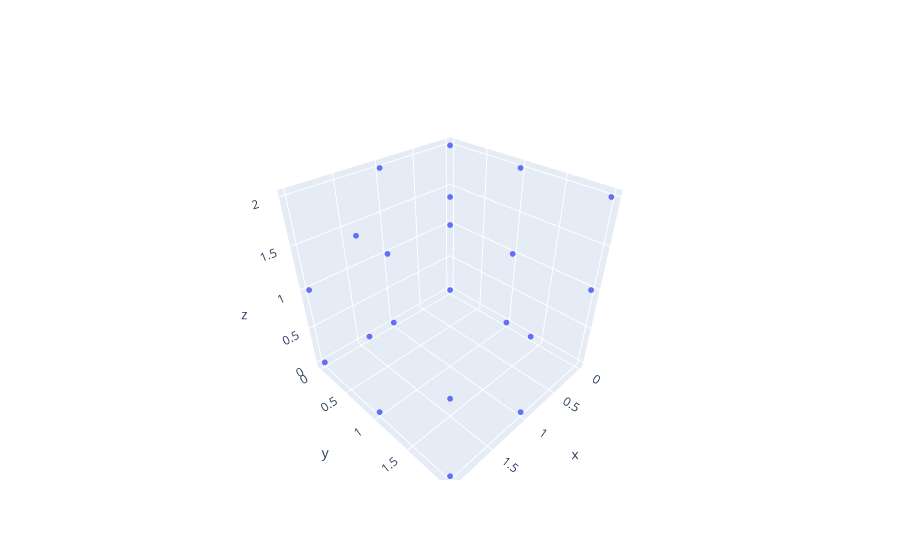

The code cell stored with this chart in its notebook:
### Code cell
import mpl_toolkits.mplot3d
import numpy as np
import matplotlib.pyplot as plt
import plotly.graph_objects as go
from IPython.core.display import HTML, Math, Latex, Markdown


display(HTML('<h1>Plotting 3D vectors</h1>'))

display(HTML('<h2>Create 3x3x3 array from range [0, 9].</h2>'))
data = np.random.randint(0, 10, size=(3,3,3))
display(data)
display(data.shape)

display(HTML('<h2>Get positions of non-zero items in each of the 3 dimensions.</h2>'))

display(HTML('<p>How do we make sense of the indexing of each of the 3 tuples?</p>\
             <p>Imagine each 3x3 array being stacked into a cube, of height 3.</p>\
             <ol type="1">\
             <li>We slice this cube horizontally. \
             Each number lying on each slice, belongs to the same index.</li>\
             <li>Second, we slice this cube vertically, with slices along the <u>rows</u>.</li>\
             <li>Third, we slice this cube vertically, with slices along the <u>columns</u>.</li>\
             </ol>'))

display(data.nonzero())

display(HTML('<h2>Plot the location of each number, in 3D.</h2>'))
z, x, y = data.nonzero() #z represents where each number is along the vertical stack.
fig, ax = plt.subplots(1, 1, subplot_kw={'projection':'3d'})
ax.scatter(x, y, z, zdir='z', c='blue')
plt.show()

fig_3d = go.Figure(data=[go.Scatter3d(x=x, y=y, z=z,
                                   mode='markers', marker_size=2)])


fig_3d.show()

### Figure 1 — Plotly figure (JSON) as saved in the notebook; plotly's stock layout.template omitted (floating-point values rounded to 4 significant figures)
{"data": [{"marker": {"size": 2}, "mode": "markers", "type": "scatter3d", "x": [0, 0, 1, 1, 2, 2, 2, 0, 0, 0, 1, 1, 1, 2, 2, 2, 0, 0, 0, 1, 1, 2, 2], "y": [0, 1, 0, 2, 0, 1, 2, 0, 1, 2, 0, 1, 2, 0, 1, 2, 0, 1, 2, 0, 1, 1, 2], "z": [0, 0, 0, 0, 0, 0, 0, 1, 1, 1, 1, 1, 1, 1, 1, 1, 2, 2, 2, 2, 2, 2, 2]}], "layout": {}}
